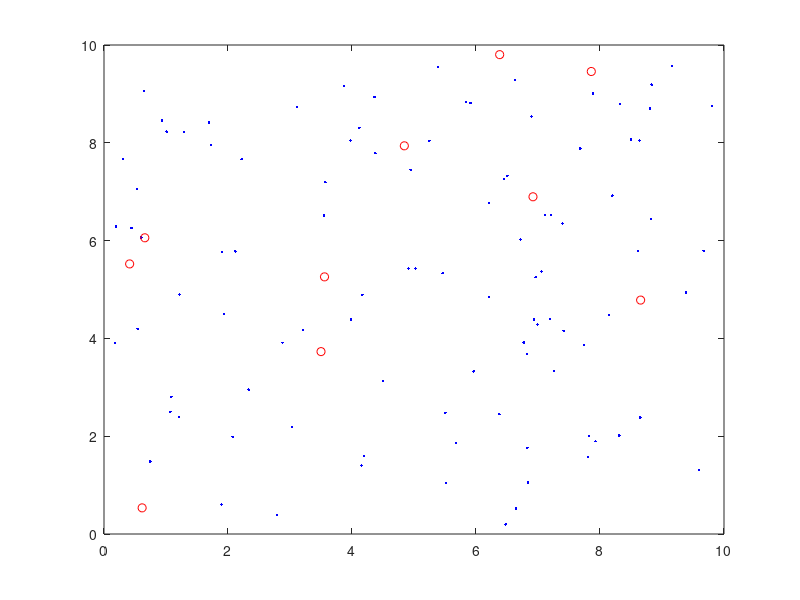

Source code (MATLAB):
C = 100; %number of customers
S = 10; % number of stores
size = 10; %size of the world
radius = 3; %interaction radius
signs = [ 0 0; 0 1; 1 0; 1 1; -1 -1; -1 1; 1 -1; 0 -1; -1 0;]; %periodicity
%initialization of the arrays
distance = ones(C,S); %minimum distance periodic boundaries
connections = ones(C,S); %0 and 1 for connection

%positions in the world
stor = rand(2,S) * size;
cust = rand(2,C) * size;
plot(cust(1,1:C), cust(2,1:C), 'b.', stor(1,1:S) , stor(2,1:S), 'ro' );

%help variables
a = ones(2,1);
b = 0;
minimum = 0;

for k = 1:C
    for j = 1:S
        minimum = 100;
        %this loop will take care of the periodic boundary conditions
        for m = 1:9 %we need the length of the signs 9
            a(1) = cust(1,k) - stor(1,j) - size * signs(m,1);
            a(2) = cust(2,k) - stor(2,j) - size * signs(m,2);
            b = sqrt(dot(a,a));
            %disp(b);
            if b < minimum
                minimum = b;
            end
        end
        %write minimum distance in the distance array
        distance(k,j) = minimum;
        %delete connection if distance is larger then radius
        if minimum > radius
            connections(k,j) = 0;
        end
    end
end
